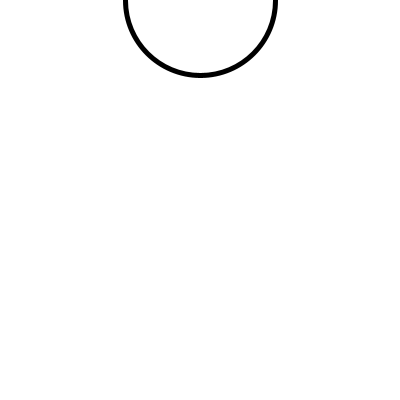
Frame 1 (no input)
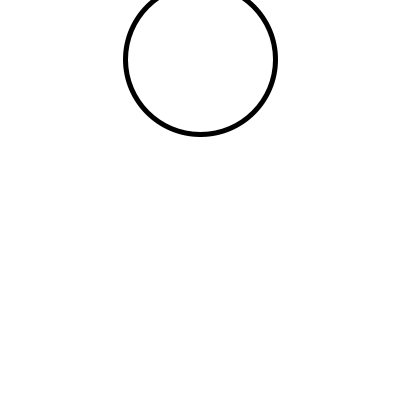
Frame 60 (the mouse pressed at the canvas centre just before this capture)
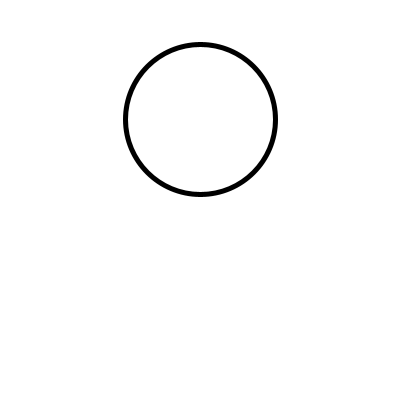
Frame 120 (the mouse held since frame 60 and released just before this capture)

The Processing sketch that drew these frames (run headless with seeded random() and noise(); from frame 60 on, the mouse is pressed at the canvas centre):

// Processing sketch: Moving_down
// ── Moving_down.pde
//Eric Li
//02/18/2026

int x;

void setup() {
  size(400, 400);
  x = 0;
  strokeWeight(5);
}

void draw() {
  background(255);
  ellipse(200, x, 150, 150);
  x = x + 1;
  if (x > 500) {
    x = -50;
  }
}
